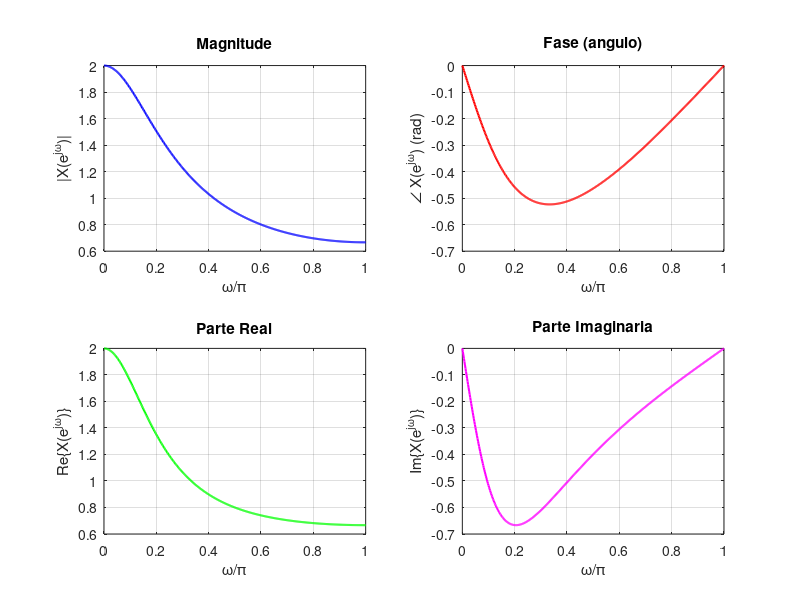

Reproduce this figure in MATLAB. (Note: this script raises an error after producing the figure.)
% Parte I - TFTD de x[n] = (0.5)^n * u[n]
% X(e^jw) = 1 / (1 - 0.5*e^{-jw}), forma fechada da serie geometrica

w = linspace(0, pi, 501);
X = 1 ./ (1 - 0.5 * exp(-1j * w));

figure('Position', [100 100 800 600]);

subplot(2,2,1);
plot(w/pi, abs(X), 'b', 'LineWidth', 1.5);
xlabel('\omega/\pi'); ylabel('|X(e^{j\omega})|');
title('Magnitude');
grid on;

subplot(2,2,2);
plot(w/pi, angle(X), 'r', 'LineWidth', 1.5);
xlabel('\omega/\pi'); ylabel('\angle X(e^{j\omega}) (rad)');
title('Fase (angulo)');
grid on;

subplot(2,2,3);
plot(w/pi, real(X), 'g', 'LineWidth', 1.5);
xlabel('\omega/\pi'); ylabel('Re\{X(e^{j\omega})\}');
title('Parte Real');
grid on;

subplot(2,2,4);
plot(w/pi, imag(X), 'm', 'LineWidth', 1.5);
xlabel('\omega/\pi'); ylabel('Im\{X(e^{j\omega})\}');
title('Parte Imaginaria');
grid on;

sgtitle('TFTD de x[n] = (0,5)^n u[n]');
print -dpng figuras/parte1.png
